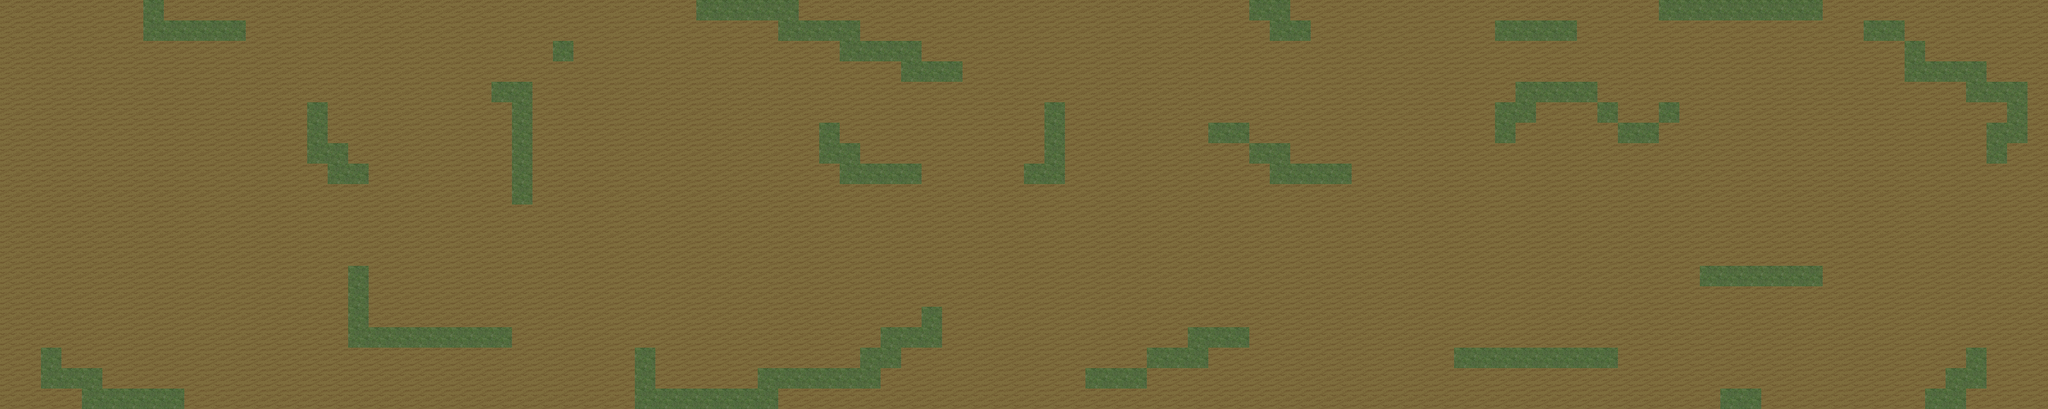

A level layout from a 2D game, rendered from its tile map. Below: a short description, then the map file with tile-grid data replaced by summaries:
An orthogonal 100x20 tile map with 32x32 px tiles, 2 tile layers (Ground, $c.CollisionLayer), 1 hidden layer not drawn and 4 objects.

<map version="1.0" orientation="orthogonal" width="100" height="20" tilewidth="32" tileheight="32">
 <tileset firstgid="1" name="tileset" tilewidth="32" tileheight="32">
  <image source="tileset.png" width="128" height="128" />
 </tileset>
 <layer name="Ground" width="100" height="20">
  <data>[2000 cells, 2000 non-empty, 1 distinct tile ids]</data>
 </layer>
 <layer name="$c.CollisionLayer" width="100" height="20">
  <data>[2000 cells, 168 non-empty, 1 distinct tile ids]</data>
 </layer>
 <objectgroup name="$c.CollisionObjectLayer" width="100" height="20">
  <object x="904" y="410" width="206" height="94" />
  <object x="390" y="18" width="390" height="620" />
  <object x="1348" y="70" width="38" height="332" />
  <object x="193" y="205" width="110" height="108">
   <ellipse />
  </object>
 </objectgroup>
 <imagelayer name="ImageLayer" width="100" height="20" visible="0">
  <image source="rock_big.png" />
 </imagelayer>
</map>
